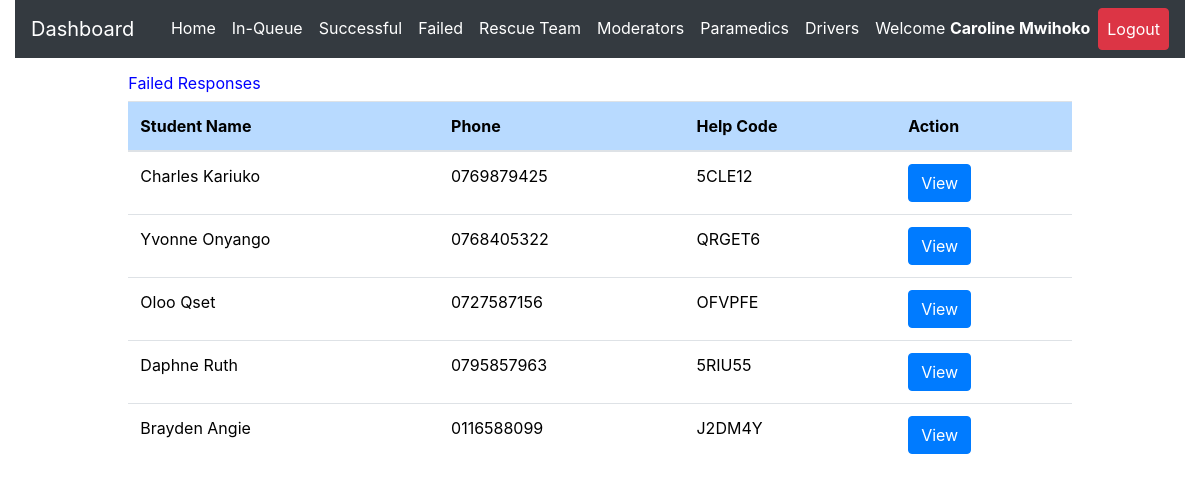
Before: /admin/failed.php (signed in) with the older database file.
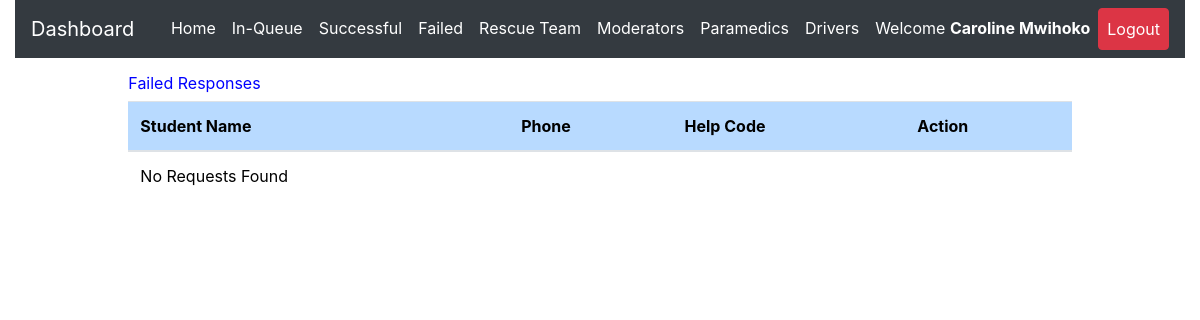
After: the same page with the newer database file.
### tables this page shows
CREATE TABLE `request_status` (
  `id` int(20) NOT NULL,
  `helpID` varchar(50) NOT NULL,
  `ip_address` varchar(100) NOT NULL,
  `request_latitude` varchar(50) NOT NULL,
  `request_longitude` varchar(50) NOT NULL,
  `status` varchar(50) DEFAULT 'Pending',
  `emergency_type` varchar(50) NOT NULL,
  `emergency_description` varchar(255) DEFAULT NULL,
  `admNo` varchar(255) NOT NULL,
  `timestamp` datetime NOT NULL DEFAULT CURRENT_TIMESTAMP
);

CREATE TABLE `student_details` (
  `id` int(20) NOT NULL,
  `regNum` varchar(255) NOT NULL,
  `firstname` varchar(255) NOT NULL,
  `lastname` varchar(255) NOT NULL,
  `emailaddress` varchar(255) NOT NULL,
  `phonenumber` varchar(15) NOT NULL,
  `password` varchar(255) NOT NULL,
  `password_reset_token` varchar(500) DEFAULT NULL,
  `date` datetime NOT NULL DEFAULT CURRENT_TIMESTAMP
);

### admin/failed.php (the view, shortened to what this page needs)
<?php
include 'server.php';
?>
<!DOCTYPE html>
<html lang="en">
<?php include './includes/header.php'; ?>
  <body>
    <?php include './includes/navbar.php'; ?>
  <div class="row m-3">
  <div class="col-md-1"></div>
    <div class="col-md-10">
<div class="table-responsive-lg">
    <table class="table" style='color:black; font-weight:normal'>
        <thead>
          <h6  style='color:blue; font-weight:normal'>
         Failed Responses </h6>
            <tr >
              <th scope="col" class="table-primary">Student Name</th>
              <th scope="col" class="table-primary">Phone</th>
              <th scope="col" class="table-primary">Help Code</th>
              <th scope="col" class="table-primary">Action</th>
            </tr>
          </thead>
          <tbody>
    <?php
    if($_SESSION['admin_id']){
        $data_fetch_query = "SELECT request_status.id, request_status.helpID,request_status.status,
        request_status.admNo,request_status.timestamp,student_details.regNum,student_details.regNum,
        student_details.firstname,student_details.lastname,student_details.phonenumber
        FROM request_status
        INNER JOIN student_details ON request_status.admNo = student_details.regNum  WHERE request_status.status ='Failed' order by request_status.timestamp DESC;";
        $data_result = mysqli_query($db, $data_fetch_query);
        if ($data_result->num_rows > 0){
            while($row = $data_result->fetch_assoc()) {
            $help_code=$row["helpID"];
        echo "<tr> <td>" .$row["firstname"]. " ".$row["lastname"]. "</td>";
        echo "<td>" .$row["phonenumber"]."</td>";
        echo "<td>" .$row["helpID"]."</td>";
        echo "<td>
        <form method ='POST' action='server.php'>
        <input  type='text' hidden name='help_code' value='$help_code'>
        <input type='submit' value='View' name='view-requests-being-attended-btn' class='btn btn-primary'>
        </form>
        </td> </tr>";
        }
        }else{
        echo "<td>"."No Requests Found"."</td>";
        }
        } else{
            echo "<td>"."No Data Found"."</td>";
        }
?>
          </tbody>
    </table>
  </div>
  </div>
  <div class="col-md-1"></div>
</div>
  </body>
</html>

Changed rows visible on the page:
removed request_status: admNo.firstname "Charles", admNo.lastname "Kariuko", admNo.phonenumber "0769879425", helpID "5CLE12"
removed request_status: admNo.firstname "Yvonne", admNo.lastname "Onyango", admNo.phonenumber "0768405322", helpID "QRGET6"
removed request_status: admNo.firstname "Oloo", admNo.lastname "Qset", admNo.phonenumber "0727587156", helpID "OFVPFE"
removed request_status: admNo.firstname "Daphne", admNo.lastname "Ruth", admNo.phonenumber "0795857963", helpID "5RIU55"
removed request_status: admNo.firstname "Brayden", admNo.lastname "Angie", admNo.phonenumber "0116588099", helpID "J2DM4Y"
Other visible differences:
text now shown: "No Requests Found"
